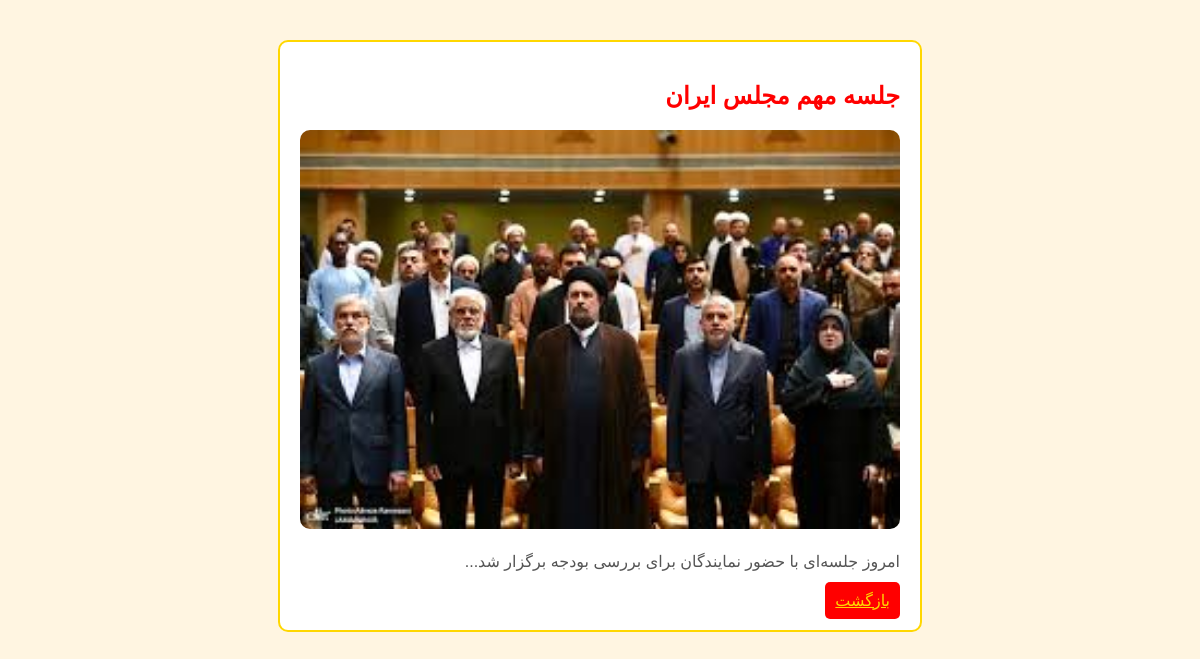
/admin/view_news.php?id=1 (signed in), run on the app's committed database.
### tables this page shows
CREATE TABLE news (
    id INT AUTO_INCREMENT PRIMARY KEY,
    title VARCHAR(100) NOT NULL,
    content TEXT NOT NULL,
    image VARCHAR(100),
    category_id INT,
    author_id INT,
    date DATETIME DEFAULT CURRENT_TIMESTAMP,
    status ENUM('pending', 'approved', 'rejected') DEFAULT 'pending',
    is_featured BOOLEAN DEFAULT 0,
    FOREIGN KEY (category_id) REFERENCES categories(id),
    FOREIGN KEY (author_id) REFERENCES users(id)
);

### admin/view_news.php (the view, shortened to what this page needs)
<?php include '../includes/db.php';
    header("Location: ../login.php"); ?>
<!DOCTYPE html>
<html lang="fa" dir="rtl">
<head>
</head>
<body>
    <div class="container">
        <?php
        $id = $_GET['id'];
        $result = $conn->query("SELECT n.*, c.name FROM news n JOIN categories c ON n.category_id = c.id WHERE n.id=$id");
        $row = $result->fetch_assoc();
        echo "<h2>" . $row['title'] . "</h2>";
        echo "<img src='" . $row['image'] . "' class='img-fluid mb-3'>";
        echo "<p>" . $row['content'] . "</p>";
        ?>
        <a href="index.php?page=news" class="btn">بازگشت</a>
    </div>
</body>
</html>

### admin/view_news.php (style rules this page uses)
body { font-family: Arial; background: #FFF5E1; margin: 0; padding: 20px; }
.container { max-width: 600px; margin: 20px auto; background: #FFFFFF; padding: 20px; border: 2px solid #FFD700; border-radius: 10px; }
h2 { color: #FF0000; }
img { width: 100%; height: auto; border-radius: 10px; }
p { color: #555; line-height: 1.6; }
.btn { background: #FF0000; color: #FFD700; border: none; padding: 10px; border-radius: 5px; cursor: pointer; }

### data on the page
news: title "جلسه مهم مجلس ایران", image (picture), content "امروز جلسه‌ای با حضور نمایندگان برای بررسی بودجه برگزار شد..."
